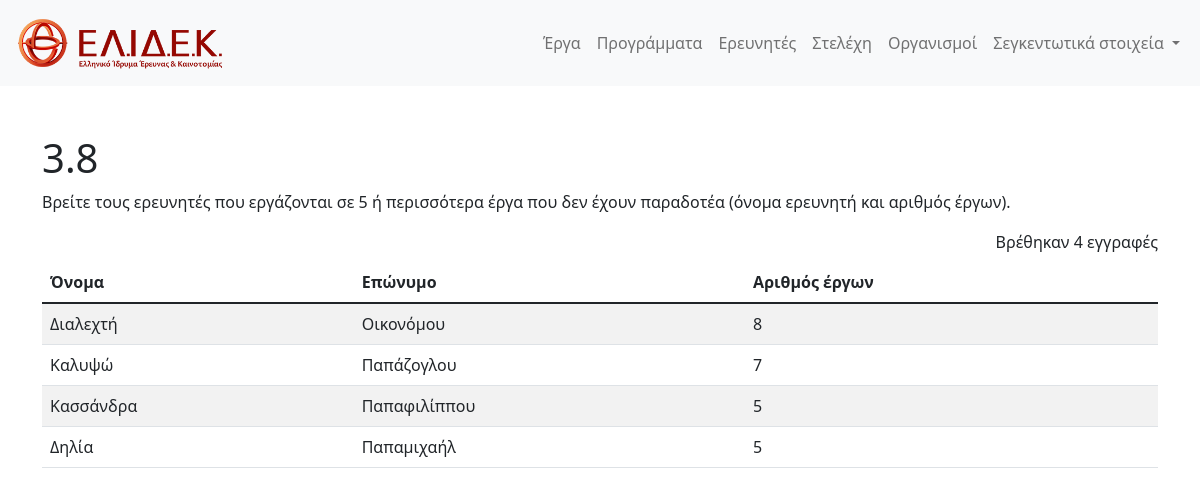
The app's page /ui/3.8.php with its own data.
### tables this page shows
CREATE TABLE researcher ( 
	researcher_id INT UNSIGNED NOT NULL AUTO_INCREMENT,
	first_name VARCHAR(45) NOT NULL,
	last_name VARCHAR(45) NOT NULL,
	gender ENUM('male', 'female') ,
	birth_date DATE,	
    abbreviation VARCHAR(15) NOT NULL,   
    since_date DATE,
    CONSTRAINT fk_worksfor_organization FOREIGN KEY (abbreviation)
		REFERENCES organization (abbreviation) ON DELETE CASCADE ON UPDATE CASCADE,
	PRIMARY KEY (researcher_id)
);

### ui/3.8.php (the view, shortened to what this page needs)
<?php
require_once('config.php');
$conf = new Config;
$mysqli = $conf->mysqli;
$query = "  SELECT r.researcher_id, r.first_name, r.last_name, COUNT(*) `count`
            FROM researcher r
            INNER JOIN WorksOn w ON r.researcher_id = w.researcher_id
            inner join project p ON w.project_id = p.project_id
            WHERE w.project_id NOT IN (SELECT project_id FROM deliverable)  AND p.end_date > curdate()
            GROUP BY r.researcher_id
            HAVING COUNT(*) > 4
            ORDER BY COUNT(*) DESC; ";
$result = $mysqli->query($query);
$data = [];
if ($result->num_rows > 0) {
  while($row = $result->fetch_assoc()) {
    $key = $row['researcher_id'];
    unset($row['researcher_id']);
    $data[$key] = $row;
  }
}   ?>
<div class="container mt-5">
<h1>3.8</h1>
<p>Βρείτε τους ερευνητές που εργάζονται σε 5 ή περισσότερα έργα που δεν έχουν παραδοτέα (όνομα ερευνητή και αριθμός έργων).</p>
</div>
    <div class="container">
        <div class="text-end mb-2">
            Βρέθηκαν <span class="count-list"><?php echo count($data); ?></span> εγγραφές
        </div>
        <table class='table table-striped'>
            <thead>
            <tr>
                <th>Όνομα</th>
                <th>Επώνυμο</th>
                <th>Αριθμός έργων</th>
            </tr>
            </thead>    <?php
            foreach ($data as $key => $row) {
                    listItem($key, $row);
            }   ?>
        </table>
    </div>    <?php
function listItem($key, $row) {
    global $icon; ?>
    <tr>
        <td><?php echo $row['first_name']; ?></td>
        <td><?php echo $row['last_name']; ?></td>
        <td><?php echo $row['count']; ?></td>
    </tr>  <?php
}

### records on screen
researcher: first_name "Διαλεχτή", last_name "Οικονόμου", count "8"
researcher: first_name "Καλυψώ", last_name "Παπάζογλου", count "7"
researcher: first_name "Κασσάνδρα", last_name "Παπαφιλίππου", count "5"
researcher: first_name "Δηλία", last_name "Παπαμιχαήλ", count "5"

### other values on screen
count($data) "4"
